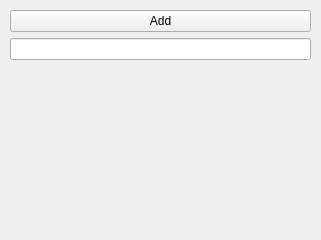
<?xml version="1.0" encoding="UTF-8"?>
<ui version="4.0">
 <class>example</class>
 <widget class="QWidget" name="example">
  <property name="geometry">
   <rect>
    <x>0</x>
    <y>0</y>
    <width>321</width>
    <height>240</height>
   </rect>
  </property>
  <property name="windowTitle">
   <string>Item List</string>
  </property>
  <widget class="QWidget" name="">
   <property name="geometry">
    <rect>
     <x>10</x>
     <y>10</y>
     <width>301</width>
     <height>221</height>
    </rect>
   </property>
   <layout class="QVBoxLayout" name="verticalLayout_2">
    <item>
     <widget class="QPushButton" name="additem_btn">
      <property name="text">
       <string>Add</string>
      </property>
     </widget>
    </item>
    <item>
     <widget class="QLineEdit" name="name_le"/>
    </item>
    <item>
     <layout class="QVBoxLayout" name="items_ly"/>
    </item>
    <item>
     <spacer name="verticalSpacer">
      <property name="orientation">
       <enum>Qt::Vertical</enum>
      </property>
      <property name="sizeHint" stdset="0">
       <size>
        <width>20</width>
        <height>40</height>
       </size>
      </property>
     </spacer>
    </item>
   </layout>
  </widget>
 </widget>
 <resources/>
 <connections/>
</ui>
